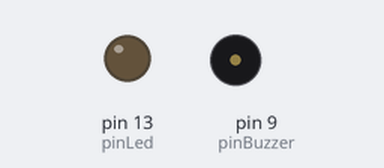
Bench run of a sketch on a simulated Arduino Uno, built with avr-gcc and run on an emulated ATmega328P. Shown: output pins drawn as LEDs (lit = HIGH), buzzer (waves = sounding).

Above: at 0.7 s.
At 40.45 s:
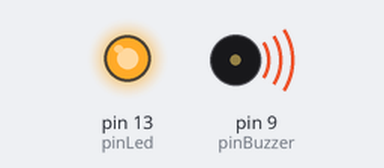
Timing chart, 0 to 41.5 s (numbered marks = the images above):
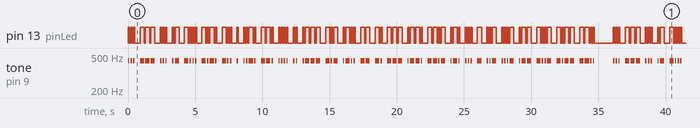

The sketch:

420_w48_sf_m02_exercice_code_morse.ino
```cpp
const int pinBuzzer = 9;
const int pinLed = LED_BUILTIN;
const int dureePoint = 100;

void setup()
{
  pinMode(pinLed, OUTPUT);
  pinMode(pinBuzzer, OUTPUT);
}

void loop()
{
  afficherChaineV1("SOS");
  afficherChaineV1("ABCDEFGHIJKLMNOPQRSTUVWXYZ");

  delay(1000);
}

void afficherChaineV1(String p_chaine) {
  Serial.println();
  Serial.print(p_chaine + " : ");
  for (int i = 0; i < p_chaine.length(); i++) {
    switch (p_chaine[i]) {
      case 'a':
      case 'A':
		lettreA();
      break;

      case 'b':
      case 'B':
		lettreB();
      break;

      case 'c':
      case 'C':
		lettreC();
      break;

      case 'd':
      case 'D':
		lettreD();
      break;

      case 'e':
      case 'E':
		lettreE();
      break;

      case 'f':
      case 'F':
		lettreF();
      break;

      case 'g':
      case 'G':
		lettreG();
      break;

      case 'h':
      case 'H':
		lettreH();
      break;

      case 'i':
      case 'I':
		lettreI();
      break;

      case 'j':
      case 'J':
		lettreJ();
      break;

      case 'k':
      case 'K':
		lettreK();
      break;

      case 'l':
      case 'L':
		lettreL();
      break;

      case 'm':
      case 'M':
		lettreM();
      break;

      case 'n':
      case 'N':
		lettreN();
      break;

      case 'o':
      case 'O':
		lettreO();
      break;

      case 'p':
      case 'P':
		lettreP();
      break;

      case 'q':
      case 'Q':
		lettreQ();
      break;

      case 'r':
      case 'R':
		lettreR();
      break;

      case 's':
      case 'S':
		lettreS();
      break;

      case 't':
      case 'T':
		lettreT();
      break;

      case 'u':
      case 'U':
		lettreU();
      break;

      case 'v':
      case 'V':
		lettreV();
      break;

      case 'w':
      case 'W':
		lettreW();
      break;

      case 'x':
      case 'X':
		lettreX();
      break;

      case 'y':
      case 'Y':
		lettreY();
      break;

      case 'z':
      case 'Z':
		lettreZ();
      break;
    }
  }
}

void lettreEspace() {
  lectureSequence("       ");
}

void lettreA() {
  lectureSequence(".- ");
}
void lettreB() {
  lectureSequence("-... ");
}
void lettreC() {
  lectureSequence("-.-. ");
}
void lettreD() {
  lectureSequence("-.. ");
}
void lettreE() {
  lectureSequence(". ");
}
void lettreF() {
  lectureSequence("..-. ");
}
void lettreG() {
  lectureSequence("--. ");
}
void lettreH() {
  lectureSequence(".... ");
}
void lettreI() {
  lectureSequence(".. ");
}
void lettreJ() {
  lectureSequence(".--- ");
}
void lettreK() {
  lectureSequence("-.- ");
}
void lettreL() {
  lectureSequence(".-.. ");
}
void lettreM() {
  lectureSequence("-- ");
}
void lettreN() {
  lectureSequence("-. ");
}
void lettreO() {
  lectureSequence("--- ");
}
void lettreP() {
  lectureSequence(".--. ");
}
void lettreQ() {
  lectureSequence("--.- ");
}
void lettreR() {
  lectureSequence(".-. ");
}
void lettreS() {
  lectureSequence("... ");
}
void lettreT() {
  lectureSequence("- ");
}
void lettreU() {
  lectureSequence("..- ");
}
void lettreV() {
  lectureSequence("...- ");
}
void lettreW() {
  lectureSequence(".-- ");
}
void lettreX() {
  lectureSequence("-..- ");
}
void lettreY() {
  lectureSequence("-.-- ");
}
void lettreZ() {
  lectureSequence("--.. ");
}

void lectureSequence(String p_sequence) {
  for (int i = 0; i < p_sequence.length(); i++) {
    switch (p_sequence[i]) {
      case '-':
        digitalWrite(pinLed, HIGH);
        tone(pinBuzzer, 440);
        delay(3 * dureePoint);
        noTone(pinBuzzer);
        digitalWrite(pinLed, LOW);
      break;
      case '.':
        digitalWrite(pinLed, HIGH);
        tone(pinBuzzer, 440);
        delay(dureePoint);
        noTone(pinBuzzer);
        digitalWrite(pinLed, LOW);
      break;
      case ' ':
        delay(2 * dureePoint);
      break;
    }
    delay(dureePoint);
  }
}
```

Measured:
- by itself, pin 13 (pinLed): moves between LOW and HIGH, repeating every 36.1 s
- by itself, tone on pin 9 (pinBuzzer): plays 440 Hz for 0.10 s, 440 Hz for 0.10 s, 440 Hz for 0.10 s, 440 Hz for 0.30 s, 440 Hz for 0.30 s, 440 Hz for 0.30 s … (330 notes in this stretch)
